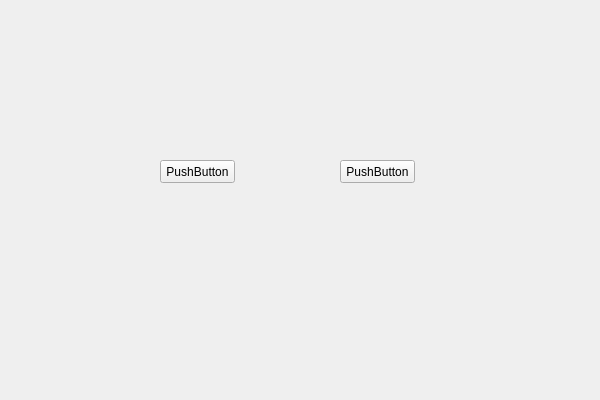
<?xml version="1.0" encoding="UTF-8"?>
<ui version="4.0">
 <class>QtChildWidgetClass</class>
 <widget class="QWidget" name="QtChildWidgetClass">
  <property name="geometry">
   <rect>
    <x>0</x>
    <y>0</y>
    <width>600</width>
    <height>400</height>
   </rect>
  </property>
  <property name="windowTitle">
   <string>QtChildWidget</string>
  </property>
  <widget class="QPushButton" name="pushButton">
   <property name="geometry">
    <rect>
     <x>160</x>
     <y>160</y>
     <width>75</width>
     <height>23</height>
    </rect>
   </property>
   <property name="text">
    <string>PushButton</string>
   </property>
  </widget>
  <widget class="QPushButton" name="pushButton_2">
   <property name="geometry">
    <rect>
     <x>340</x>
     <y>160</y>
     <width>75</width>
     <height>23</height>
    </rect>
   </property>
   <property name="text">
    <string>PushButton</string>
   </property>
  </widget>
 </widget>
 <layoutdefault spacing="6" margin="11"/>
 <resources/>
 <connections/>
</ui>
